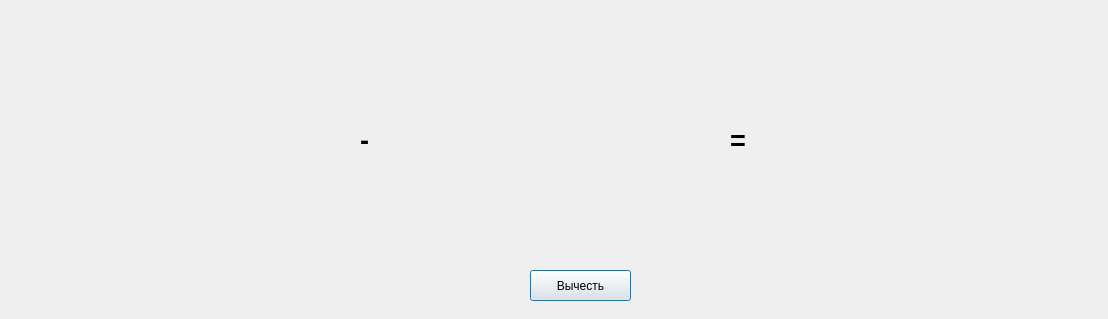
<?xml version="1.0" encoding="UTF-8"?>
<ui version="4.0">
 <class>Dialog</class>
 <widget class="QDialog" name="Dialog">
  <property name="geometry">
   <rect>
    <x>0</x>
    <y>0</y>
    <width>1108</width>
    <height>319</height>
   </rect>
  </property>
  <property name="windowTitle">
   <string>Dialog</string>
  </property>
  <widget class="QWidget" name="gridLayoutWidget">
   <property name="geometry">
    <rect>
     <x>10</x>
     <y>30</y>
     <width>341</width>
     <height>231</height>
    </rect>
   </property>
   <layout class="QGridLayout" name="gridLayout"/>
  </widget>
  <widget class="QWidget" name="gridLayoutWidget_2">
   <property name="geometry">
    <rect>
     <x>380</x>
     <y>30</y>
     <width>341</width>
     <height>231</height>
    </rect>
   </property>
   <layout class="QGridLayout" name="gridLayout_2"/>
  </widget>
  <widget class="QWidget" name="gridLayoutWidget_3">
   <property name="geometry">
    <rect>
     <x>760</x>
     <y>30</y>
     <width>341</width>
     <height>231</height>
    </rect>
   </property>
   <layout class="QGridLayout" name="gridLayout_3"/>
  </widget>
  <widget class="QLabel" name="label_2">
   <property name="geometry">
    <rect>
     <x>730</x>
     <y>130</y>
     <width>21</width>
     <height>21</height>
    </rect>
   </property>
   <property name="font">
    <font>
     <pointsize>20</pointsize>
     <weight>75</weight>
     <bold>true</bold>
    </font>
   </property>
   <property name="text">
    <string>=</string>
   </property>
  </widget>
  <widget class="QLabel" name="label">
   <property name="geometry">
    <rect>
     <x>360</x>
     <y>130</y>
     <width>21</width>
     <height>21</height>
    </rect>
   </property>
   <property name="font">
    <font>
     <pointsize>20</pointsize>
     <weight>75</weight>
     <bold>true</bold>
    </font>
   </property>
   <property name="text">
    <string>-</string>
   </property>
  </widget>
  <widget class="QPushButton" name="pushButton">
   <property name="geometry">
    <rect>
     <x>530</x>
     <y>270</y>
     <width>101</width>
     <height>31</height>
    </rect>
   </property>
   <property name="text">
    <string>Вычесть</string>
   </property>
  </widget>
 </widget>
 <resources/>
 <connections/>
</ui>
